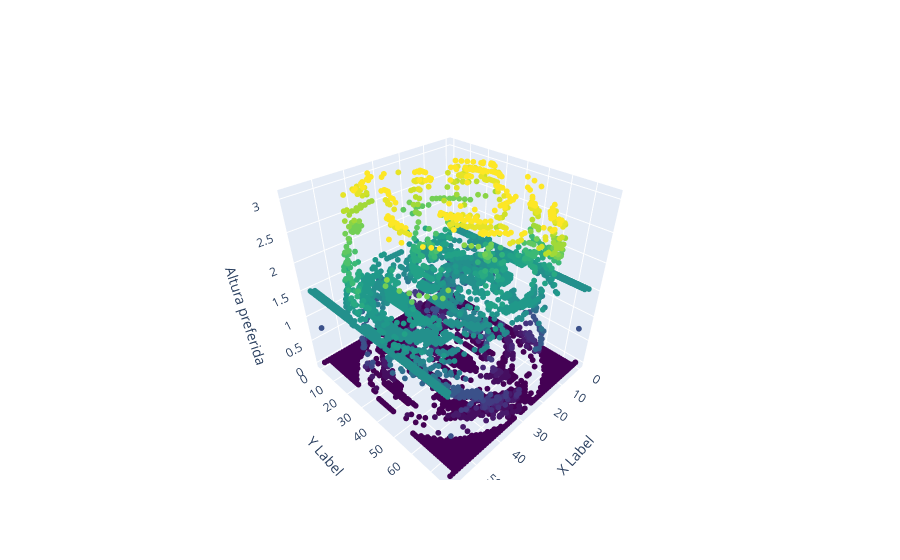

Notebook source saved alongside this figure:
### Markdown cell above
from IPython.display import display, Javascript
display(Javascript('alert("La ejecución de la celda ha finalizado.")'))

### Code cell
scatterDict(mydict,imagen,False)

### Figure 1 — Plotly figure (JSON) as saved in the notebook; plotly's stock layout.template omitted (floating-point values rounded to 4 significant figures; data arrays with more than 128 entries replaced by an {"elided": "..."} marker saying what was removed)
{"data": [{"marker": {"color": {"elided": "4602 float values"}, "colorscale": [[0, "#440154"], [0.1111, "#482878"], [0.2222, "#3e4989"], [0.3333, "#31688e"], [0.4444, "#26828e"], [0.5556, "#1f9e89"], [0.6667, "#35b779"], [0.7778, "#6ece58"], [0.8889, "#b5de2b"], [1, "#fde725"]], "size": 2}, "mode": "markers", "type": "scatter3d", "x": {"elided": "4602 int values"}, "y": {"elided": "4602 int values"}, "z": {"elided": "4602 float values"}}], "layout": {"scene": {"xaxis": {"title": {"text": "X Label"}}, "yaxis": {"title": {"text": "Y Label"}}, "zaxis": {"title": {"text": "Altura preferida"}}}}}
